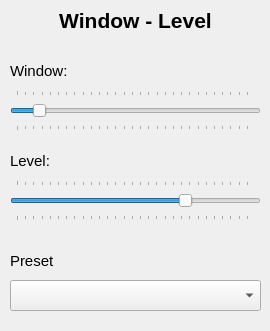
<?xml version="1.0" encoding="UTF-8"?>
<ui version="4.0">
 <class>WindowLevelQWidget</class>
 <widget class="QWidget" name="WindowLevelQWidget">
  <property name="geometry">
   <rect>
    <x>0</x>
    <y>0</y>
    <width>270</width>
    <height>331</height>
   </rect>
  </property>
  <property name="windowTitle">
   <string>Form</string>
  </property>
  <widget class="QLabel" name="labelTitle">
   <property name="geometry">
    <rect>
     <x>0</x>
     <y>0</y>
     <width>271</width>
     <height>41</height>
    </rect>
   </property>
   <property name="font">
    <font>
     <pointsize>16</pointsize>
     <weight>75</weight>
     <bold>true</bold>
    </font>
   </property>
   <property name="text">
    <string>Window - Level</string>
   </property>
   <property name="alignment">
    <set>Qt::AlignCenter</set>
   </property>
  </widget>
  <widget class="QSlider" name="verticalSliderWindow">
   <property name="geometry">
    <rect>
     <x>10</x>
     <y>90</y>
     <width>251</width>
     <height>41</height>
    </rect>
   </property>
   <property name="focusPolicy">
    <enum>Qt::StrongFocus</enum>
   </property>
   <property name="minimum">
    <number>1</number>
   </property>
   <property name="maximum">
    <number>4314</number>
   </property>
   <property name="sliderPosition">
    <number>400</number>
   </property>
   <property name="tracking">
    <bool>true</bool>
   </property>
   <property name="orientation">
    <enum>Qt::Horizontal</enum>
   </property>
   <property name="invertedAppearance">
    <bool>false</bool>
   </property>
   <property name="invertedControls">
    <bool>false</bool>
   </property>
   <property name="tickPosition">
    <enum>QSlider::TicksBothSides</enum>
   </property>
   <property name="tickInterval">
    <number>150</number>
   </property>
  </widget>
  <widget class="QLabel" name="labelWindow">
   <property name="geometry">
    <rect>
     <x>10</x>
     <y>50</y>
     <width>71</width>
     <height>41</height>
    </rect>
   </property>
   <property name="font">
    <font>
     <pointsize>11</pointsize>
     <weight>50</weight>
     <bold>false</bold>
    </font>
   </property>
   <property name="text">
    <string>Window:</string>
   </property>
   <property name="alignment">
    <set>Qt::AlignLeading|Qt::AlignLeft|Qt::AlignVCenter</set>
   </property>
  </widget>
  <widget class="QLabel" name="labelLevel">
   <property name="geometry">
    <rect>
     <x>10</x>
     <y>140</y>
     <width>51</width>
     <height>41</height>
    </rect>
   </property>
   <property name="font">
    <font>
     <pointsize>11</pointsize>
     <weight>50</weight>
     <bold>false</bold>
    </font>
   </property>
   <property name="text">
    <string>Level:</string>
   </property>
   <property name="alignment">
    <set>Qt::AlignLeading|Qt::AlignLeft|Qt::AlignVCenter</set>
   </property>
  </widget>
  <widget class="QSlider" name="verticalSliderLevel">
   <property name="geometry">
    <rect>
     <x>10</x>
     <y>180</y>
     <width>251</width>
     <height>41</height>
    </rect>
   </property>
   <property name="focusPolicy">
    <enum>Qt::StrongFocus</enum>
   </property>
   <property name="minimum">
    <number>-3024</number>
   </property>
   <property name="maximum">
    <number>1290</number>
   </property>
   <property name="value">
    <number>40</number>
   </property>
   <property name="orientation">
    <enum>Qt::Horizontal</enum>
   </property>
   <property name="invertedAppearance">
    <bool>false</bool>
   </property>
   <property name="invertedControls">
    <bool>false</bool>
   </property>
   <property name="tickPosition">
    <enum>QSlider::TicksBothSides</enum>
   </property>
   <property name="tickInterval">
    <number>150</number>
   </property>
  </widget>
  <widget class="QLabel" name="labelPreset">
   <property name="geometry">
    <rect>
     <x>10</x>
     <y>240</y>
     <width>71</width>
     <height>41</height>
    </rect>
   </property>
   <property name="font">
    <font>
     <pointsize>11</pointsize>
     <weight>50</weight>
     <bold>false</bold>
    </font>
   </property>
   <property name="text">
    <string>Preset</string>
   </property>
   <property name="alignment">
    <set>Qt::AlignLeading|Qt::AlignLeft|Qt::AlignVCenter</set>
   </property>
  </widget>
  <widget class="QComboBox" name="comboBoxPresets">
   <property name="geometry">
    <rect>
     <x>10</x>
     <y>280</y>
     <width>251</width>
     <height>31</height>
    </rect>
   </property>
   <item>
    <property name="text">
     <string/>
    </property>
   </item>
   <item>
    <property name="text">
     <string>Brain</string>
    </property>
   </item>
   <item>
    <property name="text">
     <string>Abdomen</string>
    </property>
   </item>
   <item>
    <property name="text">
     <string>Mediastinum</string>
    </property>
   </item>
   <item>
    <property name="text">
     <string>Bone</string>
    </property>
   </item>
   <item>
    <property name="text">
     <string>Lung</string>
    </property>
   </item>
   <item>
    <property name="text">
     <string>MIP</string>
    </property>
   </item>
  </widget>
  <widget class="QLabel" name="labelWindowValue">
   <property name="geometry">
    <rect>
     <x>70</x>
     <y>50</y>
     <width>71</width>
     <height>41</height>
    </rect>
   </property>
   <property name="font">
    <font>
     <pointsize>11</pointsize>
     <weight>50</weight>
     <bold>false</bold>
    </font>
   </property>
   <property name="text">
    <string/>
   </property>
   <property name="alignment">
    <set>Qt::AlignLeading|Qt::AlignLeft|Qt::AlignVCenter</set>
   </property>
  </widget>
  <widget class="QLabel" name="labelLevelValue">
   <property name="geometry">
    <rect>
     <x>50</x>
     <y>140</y>
     <width>71</width>
     <height>41</height>
    </rect>
   </property>
   <property name="font">
    <font>
     <pointsize>11</pointsize>
     <weight>50</weight>
     <bold>false</bold>
    </font>
   </property>
   <property name="text">
    <string/>
   </property>
   <property name="alignment">
    <set>Qt::AlignLeading|Qt::AlignLeft|Qt::AlignVCenter</set>
   </property>
  </widget>
 </widget>
 <resources/>
 <connections>
  <connection>
   <sender>verticalSliderLevel</sender>
   <signal>sliderMoved(int)</signal>
   <receiver>labelLevelValue</receiver>
   <slot>setNum(int)</slot>
   <hints>
    <hint type="sourcelabel">
     <x>97</x>
     <y>183</y>
    </hint>
    <hint type="destinationlabel">
     <x>80</x>
     <y>128</y>
    </hint>
   </hints>
  </connection>
  <connection>
   <sender>verticalSliderLevel</sender>
   <signal>valueChanged(int)</signal>
   <receiver>labelLevelValue</receiver>
   <slot>setNum(int)</slot>
   <hints>
    <hint type="sourcelabel">
     <x>131</x>
     <y>171</y>
    </hint>
    <hint type="destinationlabel">
     <x>110</x>
     <y>129</y>
    </hint>
   </hints>
  </connection>
  <connection>
   <sender>verticalSliderWindow</sender>
   <signal>valueChanged(int)</signal>
   <receiver>labelWindowValue</receiver>
   <slot>setNum(int)</slot>
   <hints>
    <hint type="sourcelabel">
     <x>142</x>
     <y>79</y>
    </hint>
    <hint type="destinationlabel">
     <x>104</x>
     <y>49</y>
    </hint>
   </hints>
  </connection>
  <connection>
   <sender>verticalSliderWindow</sender>
   <signal>sliderMoved(int)</signal>
   <receiver>labelWindowValue</receiver>
   <slot>setNum(int)</slot>
   <hints>
    <hint type="sourcelabel">
     <x>207</x>
     <y>80</y>
    </hint>
    <hint type="destinationlabel">
     <x>127</x>
     <y>44</y>
    </hint>
   </hints>
  </connection>
 </connections>
</ui>
